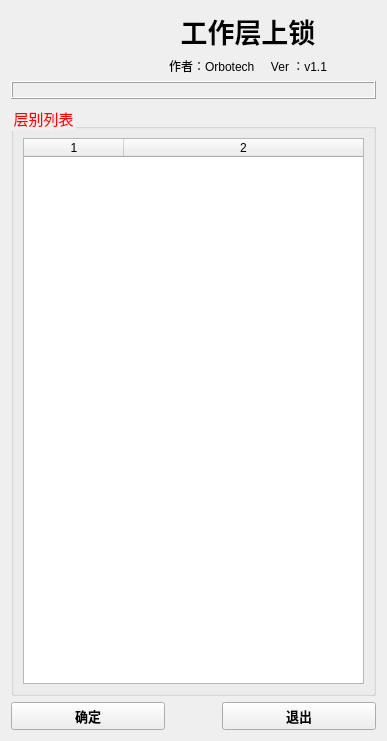
<?xml version="1.0" encoding="UTF-8"?>
<ui version="4.0">
 <class>Form</class>
 <widget class="QWidget" name="Form">
  <property name="geometry">
   <rect>
    <x>0</x>
    <y>0</y>
    <width>387</width>
    <height>741</height>
   </rect>
  </property>
  <property name="windowTitle">
   <string>层别上锁程序</string>
  </property>
  <layout class="QVBoxLayout" name="verticalLayout_2">
   <item>
    <layout class="QHBoxLayout" name="horizontalLayout_2" stretch="2,5">
     <item>
      <widget class="QLabel" name="L1">
       <property name="text">
        <string/>
       </property>
       <property name="alignment">
        <set>Qt::AlignLeading|Qt::AlignLeft|Qt::AlignVCenter</set>
       </property>
      </widget>
     </item>
     <item>
      <layout class="QVBoxLayout" name="verticalLayout" stretch="0,0">
       <item>
        <widget class="QLabel" name="L2">
         <property name="text">
          <string>&lt;html&gt;&lt;head/&gt;&lt;body&gt;&lt;p&gt;&lt;span style=&quot; font-size:20pt; font-weight:600;&quot;&gt;工作层上锁&lt;/span&gt;&lt;/p&gt;&lt;/body&gt;&lt;/html&gt;</string>
         </property>
         <property name="alignment">
          <set>Qt::AlignCenter</set>
         </property>
        </widget>
       </item>
       <item>
        <widget class="QLabel" name="L3">
         <property name="text">
          <string>作者：Orbotech     Ver ：v1.1</string>
         </property>
         <property name="alignment">
          <set>Qt::AlignCenter</set>
         </property>
        </widget>
       </item>
      </layout>
     </item>
    </layout>
   </item>
   <item>
    <widget class="QLabel" name="L4">
     <property name="styleSheet">
      <string notr="true">font: 15pt &quot;MS Shell Dlg 2&quot;;
color: rgb(85, 0, 255);</string>
     </property>
     <property name="frameShape">
      <enum>QFrame::Box</enum>
     </property>
     <property name="frameShadow">
      <enum>QFrame::Raised</enum>
     </property>
     <property name="text">
      <string/>
     </property>
     <property name="alignment">
      <set>Qt::AlignCenter</set>
     </property>
    </widget>
   </item>
   <item>
    <widget class="QGroupBox" name="groupBox">
     <property name="font">
      <font>
       <pointsize>11</pointsize>
       <weight>50</weight>
       <bold>false</bold>
      </font>
     </property>
     <property name="layoutDirection">
      <enum>Qt::LeftToRight</enum>
     </property>
     <property name="styleSheet">
      <string notr="true">QGroupBox::title{
font: 75 11pt &quot;MS Shell Dlg 2&quot;;
color: rgb(255, 0, 0);
}
</string>
     </property>
     <property name="title">
      <string>层别列表</string>
     </property>
     <property name="flat">
      <bool>false</bool>
     </property>
     <layout class="QGridLayout" name="gridLayout">
      <item row="0" column="0">
       <widget class="QTableWidget" name="tableWidget">
        <property name="enabled">
         <bool>true</bool>
        </property>
        <property name="font">
         <font>
          <pointsize>11</pointsize>
          <weight>50</weight>
          <bold>false</bold>
         </font>
        </property>
        <property name="layoutDirection">
         <enum>Qt::LeftToRight</enum>
        </property>
        <property name="autoFillBackground">
         <bool>true</bool>
        </property>
        <property name="editTriggers">
         <set>QAbstractItemView::NoEditTriggers</set>
        </property>
        <property name="selectionMode">
         <enum>QAbstractItemView::NoSelection</enum>
        </property>
        <property name="selectionBehavior">
         <enum>QAbstractItemView::SelectRows</enum>
        </property>
        <property name="textElideMode">
         <enum>Qt::ElideMiddle</enum>
        </property>
        <property name="showGrid">
         <bool>true</bool>
        </property>
        <property name="wordWrap">
         <bool>true</bool>
        </property>
        <property name="rowCount">
         <number>0</number>
        </property>
        <property name="columnCount">
         <number>2</number>
        </property>
        <attribute name="horizontalHeaderVisible">
         <bool>true</bool>
        </attribute>
        <attribute name="horizontalHeaderCascadingSectionResizes">
         <bool>false</bool>
        </attribute>
        <attribute name="horizontalHeaderHighlightSections">
         <bool>false</bool>
        </attribute>
        <attribute name="horizontalHeaderShowSortIndicator" stdset="0">
         <bool>false</bool>
        </attribute>
        <attribute name="horizontalHeaderStretchLastSection">
         <bool>true</bool>
        </attribute>
        <attribute name="verticalHeaderVisible">
         <bool>false</bool>
        </attribute>
        <attribute name="verticalHeaderStretchLastSection">
         <bool>false</bool>
        </attribute>
        <column/>
        <column/>
       </widget>
      </item>
     </layout>
    </widget>
   </item>
   <item>
    <layout class="QHBoxLayout" name="horizontalLayout" stretch="3,1,3">
     <item>
      <widget class="QPushButton" name="B1">
       <property name="font">
        <font>
         <pointsize>10</pointsize>
         <weight>75</weight>
         <bold>true</bold>
        </font>
       </property>
       <property name="text">
        <string>确定</string>
       </property>
      </widget>
     </item>
     <item>
      <spacer name="horizontalSpacer">
       <property name="orientation">
        <enum>Qt::Horizontal</enum>
       </property>
       <property name="sizeHint" stdset="0">
        <size>
         <width>40</width>
         <height>20</height>
        </size>
       </property>
      </spacer>
     </item>
     <item>
      <widget class="QPushButton" name="B2">
       <property name="font">
        <font>
         <pointsize>10</pointsize>
         <weight>75</weight>
         <bold>true</bold>
        </font>
       </property>
       <property name="text">
        <string>退出</string>
       </property>
      </widget>
     </item>
    </layout>
   </item>
  </layout>
 </widget>
 <resources/>
 <connections/>
</ui>
